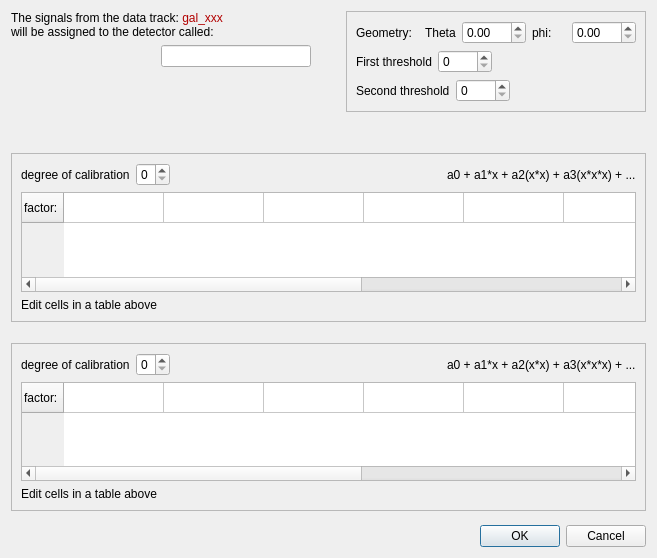
<?xml version="1.0" encoding="UTF-8"?>
<ui version="4.0">
 <class>Tcalibration_factors_dlg</class>
 <widget class="QDialog" name="Tcalibration_factors_dlg">
  <property name="geometry">
   <rect>
    <x>0</x>
    <y>0</y>
    <width>657</width>
    <height>558</height>
   </rect>
  </property>
  <property name="windowTitle">
   <string>Edit the detector parameters</string>
  </property>
  <layout class="QVBoxLayout" name="verticalLayout_5">
   <item>
    <layout class="QHBoxLayout" name="horizontalLayout_4" stretch="10,1,10">
     <item>
      <layout class="QVBoxLayout" name="verticalLayout">
       <item>
        <widget class="QLabel" name="label_data_track">
         <property name="text">
          <string>The signals from the data track: &lt;span style=&quot; color:#b20000;&quot;&gt;gal_xxx&lt;/span&gt;&lt;br/&gt;will be assigned to the detector called: </string>
         </property>
         <property name="textFormat">
          <enum>Qt::RichText</enum>
         </property>
         <property name="wordWrap">
          <bool>true</bool>
         </property>
        </widget>
       </item>
       <item>
        <layout class="QHBoxLayout" name="horizontalLayout_3">
         <item>
          <spacer name="horizontalSpacer_4">
           <property name="orientation">
            <enum>Qt::Horizontal</enum>
           </property>
           <property name="sizeHint" stdset="0">
            <size>
             <width>40</width>
             <height>20</height>
            </size>
           </property>
          </spacer>
         </item>
         <item>
          <widget class="QLineEdit" name="LineEdit_det_name"/>
         </item>
        </layout>
       </item>
       <item>
        <spacer name="verticalSpacer">
         <property name="orientation">
          <enum>Qt::Vertical</enum>
         </property>
         <property name="sizeHint" stdset="0">
          <size>
           <width>20</width>
           <height>40</height>
          </size>
         </property>
        </spacer>
       </item>
      </layout>
     </item>
     <item>
      <spacer name="horizontalSpacer_2">
       <property name="orientation">
        <enum>Qt::Horizontal</enum>
       </property>
       <property name="sizeHint" stdset="0">
        <size>
         <width>18</width>
         <height>20</height>
        </size>
       </property>
      </spacer>
     </item>
     <item>
      <widget class="QFrame" name="frame">
       <property name="frameShape">
        <enum>QFrame::StyledPanel</enum>
       </property>
       <property name="frameShadow">
        <enum>QFrame::Raised</enum>
       </property>
       <layout class="QVBoxLayout" name="verticalLayout_3">
        <item>
         <layout class="QHBoxLayout" name="horizontalLayout_geometry">
          <item>
           <widget class="QLabel" name="label_theta">
            <property name="text">
             <string>Geometry:    Theta</string>
            </property>
           </widget>
          </item>
          <item>
           <widget class="QDoubleSpinBox" name="doubleSpinBox_theta">
            <property name="maximum">
             <double>180.000000000000000</double>
            </property>
           </widget>
          </item>
          <item>
           <widget class="QLabel" name="label_phi">
            <property name="text">
             <string>phi:</string>
            </property>
           </widget>
          </item>
          <item>
           <widget class="QDoubleSpinBox" name="doubleSpinBox_phi">
            <property name="maximum">
             <double>360.000000000000000</double>
            </property>
           </widget>
          </item>
         </layout>
        </item>
        <item>
         <layout class="QHBoxLayout" name="horizontalLayout_first_thr">
          <item>
           <widget class="QLabel" name="label_first_threshold">
            <property name="text">
             <string>First threshold</string>
            </property>
           </widget>
          </item>
          <item>
           <widget class="QSpinBox" name="spinBox_first_threshold">
            <property name="maximum">
             <number>8000</number>
            </property>
           </widget>
          </item>
          <item>
           <spacer name="horizontalSpacer_3">
            <property name="orientation">
             <enum>Qt::Horizontal</enum>
            </property>
            <property name="sizeHint" stdset="0">
             <size>
              <width>40</width>
              <height>20</height>
             </size>
            </property>
           </spacer>
          </item>
         </layout>
        </item>
        <item>
         <layout class="QHBoxLayout" name="horizontalLayout_second_thr">
          <item>
           <widget class="QLabel" name="label_second_threshold">
            <property name="text">
             <string>Second threshold</string>
            </property>
           </widget>
          </item>
          <item>
           <widget class="QSpinBox" name="spinBox_second_threshold">
            <property name="maximum">
             <number>8000</number>
            </property>
           </widget>
          </item>
          <item>
           <spacer name="horizontalSpacer_6">
            <property name="orientation">
             <enum>Qt::Horizontal</enum>
            </property>
            <property name="sizeHint" stdset="0">
             <size>
              <width>40</width>
              <height>20</height>
             </size>
            </property>
           </spacer>
          </item>
         </layout>
        </item>
       </layout>
      </widget>
     </item>
    </layout>
   </item>
   <item>
    <spacer name="verticalSpacer_5">
     <property name="orientation">
      <enum>Qt::Vertical</enum>
     </property>
     <property name="sizeHint" stdset="0">
      <size>
       <width>20</width>
       <height>37</height>
      </size>
     </property>
    </spacer>
   </item>
   <item>
    <widget class="QFrame" name="frame_calibration">
     <property name="sizePolicy">
      <sizepolicy hsizetype="Preferred" vsizetype="Fixed">
       <horstretch>0</horstretch>
       <verstretch>0</verstretch>
      </sizepolicy>
     </property>
     <property name="maximumSize">
      <size>
       <width>16777215</width>
       <height>200</height>
      </size>
     </property>
     <property name="frameShape">
      <enum>QFrame::StyledPanel</enum>
     </property>
     <property name="frameShadow">
      <enum>QFrame::Raised</enum>
     </property>
     <layout class="QVBoxLayout" name="verticalLayout_2">
      <item>
       <layout class="QHBoxLayout" name="horizontalLayout">
        <item>
         <widget class="QLabel" name="label_degree_1">
          <property name="text">
           <string>degree of calibration</string>
          </property>
         </widget>
        </item>
        <item>
         <widget class="QSpinBox" name="spinBox_degree">
          <property name="maximum">
           <number>5</number>
          </property>
         </widget>
        </item>
        <item>
         <spacer name="horizontalSpacer">
          <property name="orientation">
           <enum>Qt::Horizontal</enum>
          </property>
          <property name="sizeHint" stdset="0">
           <size>
            <width>40</width>
            <height>20</height>
           </size>
          </property>
         </spacer>
        </item>
        <item>
         <widget class="QLabel" name="label_3">
          <property name="text">
           <string>a0 + a1*x + a2(x*x) + a3(x*x*x) + ...</string>
          </property>
         </widget>
        </item>
       </layout>
      </item>
      <item>
       <widget class="QTableWidget" name="tableWidget">
        <property name="sizePolicy">
         <sizepolicy hsizetype="Expanding" vsizetype="Maximum">
          <horstretch>0</horstretch>
          <verstretch>0</verstretch>
         </sizepolicy>
        </property>
        <property name="maximumSize">
         <size>
          <width>16777215</width>
          <height>100</height>
         </size>
        </property>
        <property name="baseSize">
         <size>
          <width>0</width>
          <height>0</height>
         </size>
        </property>
        <property name="rowCount">
         <number>1</number>
        </property>
        <property name="columnCount">
         <number>9</number>
        </property>
        <attribute name="horizontalHeaderVisible">
         <bool>false</bool>
        </attribute>
        <row>
         <property name="text">
          <string>factor:</string>
         </property>
        </row>
        <column>
         <property name="text">
          <string>a0</string>
         </property>
        </column>
        <column>
         <property name="text">
          <string>a1</string>
         </property>
        </column>
        <column>
         <property name="text">
          <string>a2</string>
         </property>
        </column>
        <column>
         <property name="text">
          <string>a3</string>
         </property>
        </column>
        <column>
         <property name="text">
          <string>a4</string>
         </property>
        </column>
        <column>
         <property name="text">
          <string>a5</string>
         </property>
        </column>
        <column>
         <property name="text">
          <string>a6</string>
         </property>
        </column>
        <column>
         <property name="text">
          <string>a7</string>
         </property>
        </column>
        <column>
         <property name="text">
          <string>a8</string>
         </property>
        </column>
       </widget>
      </item>
      <item>
       <widget class="QLabel" name="label_2">
        <property name="text">
         <string>Edit cells in a table above</string>
        </property>
       </widget>
      </item>
      <item>
       <spacer name="verticalSpacer_4">
        <property name="orientation">
         <enum>Qt::Vertical</enum>
        </property>
        <property name="sizeHint" stdset="0">
         <size>
          <width>20</width>
          <height>0</height>
         </size>
        </property>
       </spacer>
      </item>
     </layout>
    </widget>
   </item>
   <item>
    <spacer name="verticalSpacer_7">
     <property name="orientation">
      <enum>Qt::Vertical</enum>
     </property>
     <property name="sizeHint" stdset="0">
      <size>
       <width>20</width>
       <height>17</height>
      </size>
     </property>
    </spacer>
   </item>
   <item>
    <widget class="QFrame" name="frame_calibration_2">
     <property name="sizePolicy">
      <sizepolicy hsizetype="Preferred" vsizetype="Maximum">
       <horstretch>0</horstretch>
       <verstretch>0</verstretch>
      </sizepolicy>
     </property>
     <property name="maximumSize">
      <size>
       <width>16777215</width>
       <height>200</height>
      </size>
     </property>
     <property name="frameShape">
      <enum>QFrame::StyledPanel</enum>
     </property>
     <property name="frameShadow">
      <enum>QFrame::Raised</enum>
     </property>
     <layout class="QVBoxLayout" name="verticalLayout_4">
      <item>
       <layout class="QHBoxLayout" name="horizontalLayout_5">
        <item>
         <widget class="QLabel" name="label_degree_2">
          <property name="text">
           <string>degree of calibration</string>
          </property>
         </widget>
        </item>
        <item>
         <widget class="QSpinBox" name="spinBox_degree_2">
          <property name="maximum">
           <number>5</number>
          </property>
         </widget>
        </item>
        <item>
         <spacer name="horizontalSpacer_5">
          <property name="orientation">
           <enum>Qt::Horizontal</enum>
          </property>
          <property name="sizeHint" stdset="0">
           <size>
            <width>40</width>
            <height>20</height>
           </size>
          </property>
         </spacer>
        </item>
        <item>
         <widget class="QLabel" name="label_7">
          <property name="text">
           <string>a0 + a1*x + a2(x*x) + a3(x*x*x) + ...</string>
          </property>
         </widget>
        </item>
       </layout>
      </item>
      <item>
       <widget class="QTableWidget" name="tableWidget_2">
        <property name="sizePolicy">
         <sizepolicy hsizetype="Expanding" vsizetype="Maximum">
          <horstretch>0</horstretch>
          <verstretch>0</verstretch>
         </sizepolicy>
        </property>
        <property name="maximumSize">
         <size>
          <width>16777215</width>
          <height>100</height>
         </size>
        </property>
        <property name="baseSize">
         <size>
          <width>0</width>
          <height>0</height>
         </size>
        </property>
        <property name="rowCount">
         <number>1</number>
        </property>
        <property name="columnCount">
         <number>9</number>
        </property>
        <attribute name="horizontalHeaderVisible">
         <bool>false</bool>
        </attribute>
        <row>
         <property name="text">
          <string>factor:</string>
         </property>
        </row>
        <column>
         <property name="text">
          <string>a0</string>
         </property>
        </column>
        <column>
         <property name="text">
          <string>a1</string>
         </property>
        </column>
        <column>
         <property name="text">
          <string>a2</string>
         </property>
        </column>
        <column>
         <property name="text">
          <string>a3</string>
         </property>
        </column>
        <column>
         <property name="text">
          <string>a4</string>
         </property>
        </column>
        <column>
         <property name="text">
          <string>a5</string>
         </property>
        </column>
        <column>
         <property name="text">
          <string>a6</string>
         </property>
        </column>
        <column>
         <property name="text">
          <string>a7</string>
         </property>
        </column>
        <column>
         <property name="text">
          <string>a8</string>
         </property>
        </column>
       </widget>
      </item>
      <item>
       <widget class="QLabel" name="label_9">
        <property name="text">
         <string>Edit cells in a table above</string>
        </property>
       </widget>
      </item>
      <item>
       <spacer name="verticalSpacer_6">
        <property name="orientation">
         <enum>Qt::Vertical</enum>
        </property>
        <property name="sizeHint" stdset="0">
         <size>
          <width>20</width>
          <height>0</height>
         </size>
        </property>
       </spacer>
      </item>
     </layout>
    </widget>
   </item>
   <item>
    <spacer name="verticalSpacer_3">
     <property name="orientation">
      <enum>Qt::Vertical</enum>
     </property>
     <property name="sizeHint" stdset="0">
      <size>
       <width>20</width>
       <height>10</height>
      </size>
     </property>
    </spacer>
   </item>
   <item>
    <layout class="QHBoxLayout" name="horizontalLayout_2">
     <item>
      <widget class="QDialogButtonBox" name="buttonBox">
       <property name="orientation">
        <enum>Qt::Horizontal</enum>
       </property>
       <property name="standardButtons">
        <set>QDialogButtonBox::Cancel|QDialogButtonBox::Ok</set>
       </property>
      </widget>
     </item>
    </layout>
   </item>
  </layout>
  <zorder>verticalSpacer_3</zorder>
  <zorder>frame_calibration</zorder>
  <zorder>verticalSpacer_5</zorder>
  <zorder>frame_calibration_2</zorder>
  <zorder>verticalSpacer_7</zorder>
 </widget>
 <resources/>
 <connections>
  <connection>
   <sender>buttonBox</sender>
   <signal>accepted()</signal>
   <receiver>Tcalibration_factors_dlg</receiver>
   <slot>accept()</slot>
   <hints>
    <hint type="sourcelabel">
     <x>248</x>
     <y>254</y>
    </hint>
    <hint type="destinationlabel">
     <x>157</x>
     <y>274</y>
    </hint>
   </hints>
  </connection>
  <connection>
   <sender>buttonBox</sender>
   <signal>rejected()</signal>
   <receiver>Tcalibration_factors_dlg</receiver>
   <slot>reject()</slot>
   <hints>
    <hint type="sourcelabel">
     <x>316</x>
     <y>260</y>
    </hint>
    <hint type="destinationlabel">
     <x>286</x>
     <y>274</y>
    </hint>
   </hints>
  </connection>
 </connections>
</ui>
